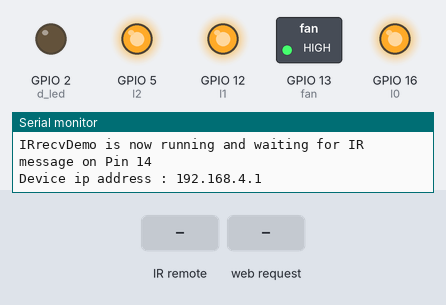
Recording of a sketch running on a simulated ESP8266 (NodeMCU). Shown: switched loads named in the sketch (green lamp = pin HIGH), output pins drawn as LEDs (lit = HIGH), the last lines printed to the serial monitor. The test bench sets the inputs (shaded band). EEPROM starts erased.

Above: at 5.2 s.
5.3 s: infrared code 0x1FE50AF received
At 6.5 s:
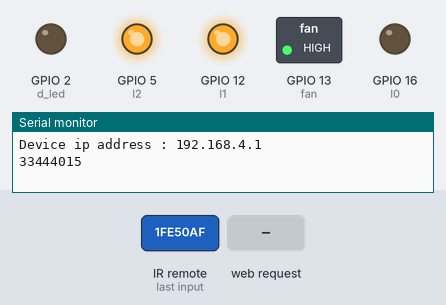
6.8 s: HTTP request GET /l1 received
At 8.0 s:
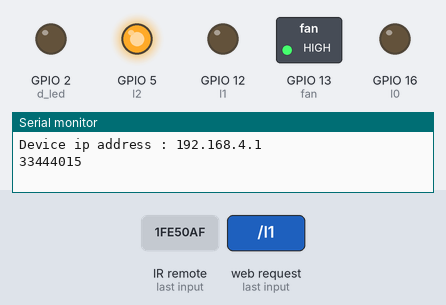
8.3 s: infrared code 0x1FED827 received
At 9.0 s:
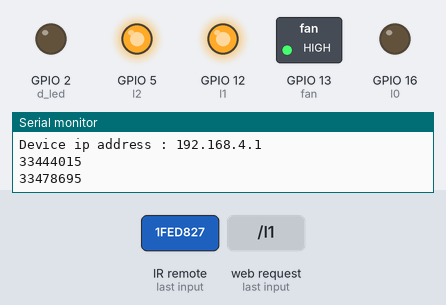
9.8 s: HTTP request GET /l2 received
At 10.2 s:
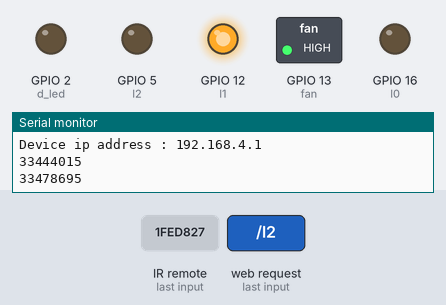
11.3 s: infrared code 0x1FEF807 received
At 12.5 s:
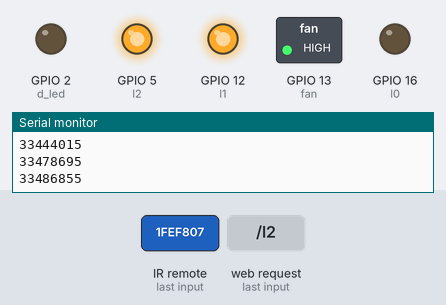
12.8 s: HTTP request GET /fan received
At 13.7 s:
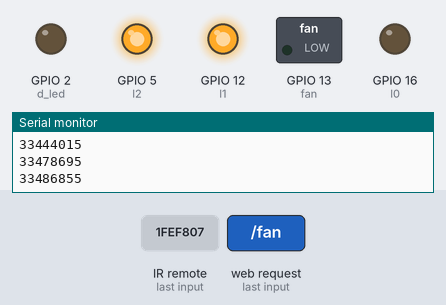
Timing chart, 0 to 15.3 s (numbered marks = the images above; inputs shaded):
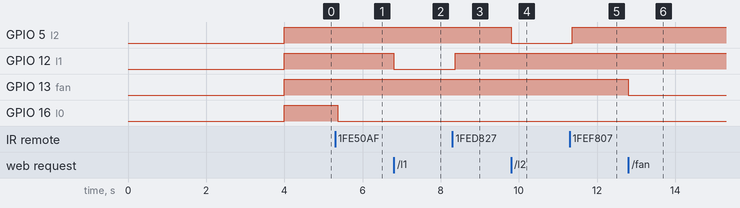

Measured:
- after the input at 5.3 s, GPIO 16 (l0): HIGH → LOW after 0.07 s
- after the input at 6.8 s, GPIO 12 (l1): HIGH → LOW at once
- after the input at 8.3 s, GPIO 12 (l1): LOW → HIGH after 0.07 s
- after the input at 9.8 s, GPIO 5 (l2): HIGH → LOW at once
- after the input at 11.3 s, GPIO 5 (l2): LOW → HIGH after 0.07 s
- after the input at 12.8 s, GPIO 13 (fan): HIGH → LOW at once

The sketch:

esp8266_code.ino
```cpp
#include <Arduino.h>
#include <IRremoteESP8266.h>
#include <IRrecv.h>
#include <IRutils.h>
#include <ESP_EEPROM.h>
#include <ESP8266WebServer.h>
#include <WiFiClient.h>
#include <ESP8266WiFi.h>

const char *ssid="Room_wifi";   //your ssid or wifi name
const char *password="18092000";  //password
boolean r;
int l0s,l1s,l2s,fan_s;

ESP8266WebServer server(80);

const uint16_t kRecvPin = 14;

IRrecv irrecv(kRecvPin);

decode_results results;
int tem;
const int l0=16;
const int l1=12;
const int l2=05;
const int fan=13;

const int d_led = 2;

void handleRoot(){
  EEPROM.get(0,l0s);
  EEPROM.get(4,l1s);
  EEPROM.get(8,l2s);
  EEPROM.get(12,fan_s);
  String l0bgc,l1bgc,l2bgc,fanbgc;
  if(l0s==0){
    l0bgc="background-color: rgb(255, 242, 128);";
    }
  else{
    l0bgc="background-color: rgb(255, 174, 0);";
    }

  if(l1s==0){
    l1bgc="background-color: rgb(150, 250, 110);";
    }
  else{
    l1bgc="background-color: rgb(21, 255, 0);";
    }

  if(l2s==0){
    l2bgc="background-color: rgb(128, 240, 255);";
    }
  else{
    l2bgc="background-color: rgb(0, 174, 255);";
    }


  if(fan_s==0){
    fanbgc="background-color: rgb(250, 141, 205);";
    }
  else{
    fanbgc="background-color: rgb(255, 0, 149);";
    }
  server.send(200,"text/html"," <!DOCTYPE html>\n"
" <html lang=\"en\">  \n"
" <head>  \n"
"     <meta charset=\"UTF-8\">  \n"
"     <meta http-equiv=\"X-UA-Compatible\" content=\"IE=edge\">  \n"
"     <meta name=\"viewport\" content=\"width=device-width, initial-scale=1.0\">  \n"
"     <style>  \n"
"         body{  \n"
"             display: flex;  \n"
"             flex-direction: column;  \n"
"             justify-content: center;  \n"
"             justify-items: center;  \n"
"             background-color: rgb(51, 50, 50);\n"
"         }  \n"
"         h1{  \n"
"             text-align: center; \n"
"             font-size: 7vw;\n"
"             color: white; \n"
"         }\n"
"         h2{\n"
"             font-size: 5vw;\n"
"             color: white;\n"
"             margin: 5vw;\n"
"         }  \n"
"         h3{\n"
"             font-size: 3vw;\n"
"             color: white;\n"
"             margin: 5vw;  \n"
"         }\n"
"         div{  \n"
"             width: 50vw;  \n"
"             height: 20vw;  \n"
"             margin-left: 25vw;  \n"
"             margin-top: 10vh;  \n"
"             border-color:rgb(255, 255, 255) ;  \n"
"             border-width: 1vw;  \n"
"             border-radius: 9vw;  \n"
"             border-style: solid;\n"
"             text-align: center;  \n"
"             justify-content: center;\n"
"             justify-items: center;\n"
"         }  \n"
"         div a{    \n"
"             font-size: 7vw;  \n"
"             text-decoration: none;  \n"
"             display: block;\n"
"             margin-top: 6vw;\n"
"             color: rgb(0, 0, 0);\n"
"         }  \n"
"         #d0{  \n"
+l0bgc+
"         }  \n"
"         #d1{  \n"
+l1bgc+
"         }  \n"
"         #d2{  \n"
+l2bgc+
"         }  \n"
"         #d3{  \n"
+fanbgc+
"         }  \n"
"     </style>  \n"
"     <title>Home control</title>  \n"
" </head>  \n"
" <body>  \n"
"     <h1>Wellcome </h1>  \n"
"     <div id=\"d0\">  \n"
"         <a href='/l0'>Tube 1</a>  \n"
"     </div>  \n"
"     <div id=\"d1\">  \n"
"         <a href='l1'>Tube 2</a>  \n"
"     </div>  \n"
"     <div id=\"d2\">  \n"
"         <a href='l2'>Others</a>  \n"
"     </div>  \n"
"     <div id=\"d3\">  \n"
"         <a href='/fan'>Fan</a>  \n"
"     </div>  \n"
"     <footer>\n"
"         <h1>About</h1>\n"
"         <h2>For more details visit my youtube channel or git profile</h2>\n"
"         <h3>youtube link- https://www.youtube.com/channel/UCK6HlyCjssslr956vJsCFPQ</h3>\n"
"         <h3>Git profile link- https://github.com/rm10078</h3>\n"
"        </footer>\n"
" </body>  \n"
" </html>  ");
  }
void l0_fun(){
      EEPROM.get(0,tem);
      tem = ~tem;
      EEPROM.put(0,tem);
      r=EEPROM.commit();
      handleRoot();
  }
void l1_fun(){
      EEPROM.get(4,tem);
      tem = ~tem;
      EEPROM.put(4,tem);
      r=EEPROM.commit();
      handleRoot();
  }
void l2_fun(){
      EEPROM.get(8,tem);
      tem = ~tem;
      EEPROM.put(8,tem);
      r=EEPROM.commit();
      handleRoot();
  }
void fan_fun(){
      EEPROM.get(12,tem);
      tem = ~tem;
      EEPROM.put(12,tem);
      r=EEPROM.commit();
      handleRoot();
  }
void setup(){
  pinMode(l0,OUTPUT);
  pinMode(l1,OUTPUT);
  pinMode(l2,OUTPUT);
  pinMode(fan,OUTPUT);
  pinMode(d_led,OUTPUT);
  EEPROM.begin(20);
  Serial.begin(9600);
  irrecv.enableIRIn();
  while (!Serial)
    delay(50);
  Serial.println();
  Serial.print("IRrecvDemo is now running and waiting for IR message on Pin ");
  Serial.println(kRecvPin);
  delay(2000);
  WiFi.softAP(ssid,password);
  IPAddress myip = WiFi.softAPIP();
  Serial.print("Device ip address : ");
  Serial.println(myip);
  server.on("/",handleRoot);
  server.on("/l0",l0_fun);
  server.on("/l1",l1_fun);
  server.on("/l2",l2_fun);
  server.on("/fan",fan_fun);
  server.begin();
  delay(2000);
  }

void loop(){
  server.handleClient();
  EEPROM.get(0,l0s);
  EEPROM.get(4,l1s);
  EEPROM.get(8,l2s);
  EEPROM.get(12,fan_s);
  digitalWrite(l0,l0s);
  digitalWrite(l1,l1s);
  digitalWrite(l2,l2s);
  digitalWrite(fan,fan_s);
              //webserver code start form here

             //Remote code start from here
  while (irrecv.decode(&results)) {
    serialPrintUint64(results.value,DEC);
    Serial.println("");
    if(results.value == 33441975){
      EEPROM.put(0,0);
      EEPROM.put(4,0);
      EEPROM.put(8,0);
      EEPROM.put(12,0);
      }
    else if(results.value == 33444015){
      EEPROM.get(0,tem);
      tem = ~tem;
      EEPROM.put(0,tem);
        digitalWrite(d_led,HIGH);
        delay(5);
        digitalWrite(d_led,LOW);
        delay(5);
        digitalWrite(d_led,HIGH);
        delay(5);
        digitalWrite(d_led,LOW);
      }

    else if(results.value == 33478695){
      EEPROM.get(4,tem);
      tem = ~tem;
      EEPROM.put(4,tem);
        digitalWrite(d_led,HIGH);
        delay(5);
        digitalWrite(d_led,LOW);
        delay(5);
        digitalWrite(d_led,HIGH);
        delay(5);
        digitalWrite(d_led,LOW);
      }

   else if(results.value == 33486855){
      EEPROM.get(8,tem);
      tem = ~tem;
      EEPROM.put(8,tem);
        digitalWrite(d_led,HIGH);
        delay(5);
        digitalWrite(d_led,LOW);
        delay(5);
        digitalWrite(d_led,HIGH);
        delay(5);
        digitalWrite(d_led,LOW);
      }
   else if(results.value == 33435855){
      EEPROM.get(12,tem);
      tem = ~tem;
      EEPROM.put(12,tem);
        digitalWrite(d_led,HIGH);
        delay(5);
        digitalWrite(d_led,LOW);
        delay(5);
        digitalWrite(d_led,HIGH);
        delay(5);
        digitalWrite(d_led,LOW);
      }
    r=EEPROM.commit();
    irrecv.resume();
    delay(50);
  }

  }
```
